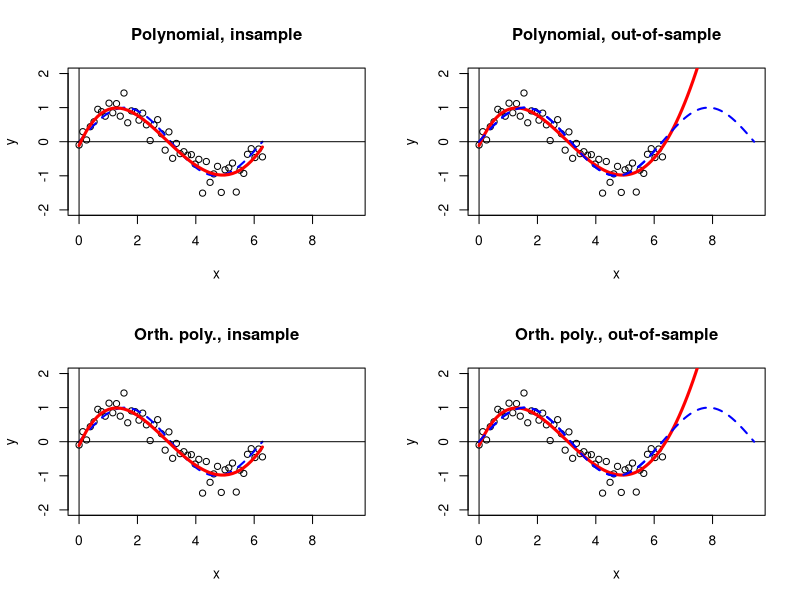

Write the R code that produced this figure.


# Goal: Experiment with fitting nonlinear functional forms in
#       OLS, using orthogonal polynomials to avoid difficulties with
#       near-singular design matrices that occur with ordinary polynomials.
#       Shriya Anand, Gabor Grothendieck, Ajay Shah, March 2006.

# We will deal with noisy data from the d.g.p. y = sin(x) + e
x <- seq(0, 2*pi, length.out=50)
set.seed(101)
y <- sin(x) + 0.3*rnorm(50)
basicplot <- function(x, y, minx=0, maxx=3*pi, title="") {
  plot(x, y, xlim=c(minx,maxx), ylim=c(-2,2), main=title)
  lines(x, sin(x), col="blue", lty=2, lwd=2)
  abline(h=0, v=0)
}
x.outsample <- seq(0, 3*pi, length.out=100)

# Severe multicollinearity with ordinary polynomials
x2 <- x*x
x3 <- x2*x
x4 <- x3*x
cor(cbind(x, x2, x3, x4))
# and a perfect design matrix using orthogonal polynomials
m <- poly(x, 4)
all.equal(cor(m), diag(4))              # Correlation matrix is I.

par(mfrow=c(2,2))
# Ordinary polynomial regression --
  p <- lm(y ~ x + I(x^2) + I(x^3) + I(x^4))
  summary(p)
  basicplot(x, y, title="Polynomial, insample") # Data
  lines(x, fitted(p), col="red", lwd=3)  # In-sample
  basicplot(x, y, title="Polynomial, out-of-sample")
  predictions.p <- predict(p, list(x = x.outsample))    # Out-of-sample
  lines(x.outsample, predictions.p, type="l", col="red", lwd=3)
  lines(x.outsample, sin(x.outsample), type="l", col="blue", lwd=2, lty=2)
  # As expected, polynomial fitting gives terrible results out of sample.

# These IDENTICAL things using orthogonal polynomials
  d <- lm(y ~ poly(x, 4))
  summary(d)
  basicplot(x, y, title="Orth. poly., insample") # Data
  lines(x, fitted(d), col="red", lwd=3)  # In-sample
  basicplot(x, y, title="Orth. poly., out-of-sample")
  predictions.op <- predict(d, list(x = x.outsample))    # Out-of-sample
  lines(x.outsample, predictions.op, type="l", col="red", lwd=3)
  lines(x.outsample, sin(x.outsample), type="l", col="blue", lwd=2, lty=2)

# predict(d) is magical! See ?SafePrediction
# The story runs at two levels. First, when you do an OLS model,
# predict()ion requires applying coefficients to an appropriate
# X matrix. But one level deeper, the polynomial or orthogonal-polynomial
# needs to be utilised for computing the X matrix based on the
# supplied x.outsample data.
# If you say p <- poly(x, n)
# then you can say predict(p, new) where predict.poly() gets invoked.
# And when you say predict(lm()), the full steps are worked out for
# you automatically: predict.poly() is used to make an X matrix and
# then prediction based on the regression results is done.

all.equal(predictions.p, predictions.op) # Both paths are identical for this
                                         # (tame) problem.

